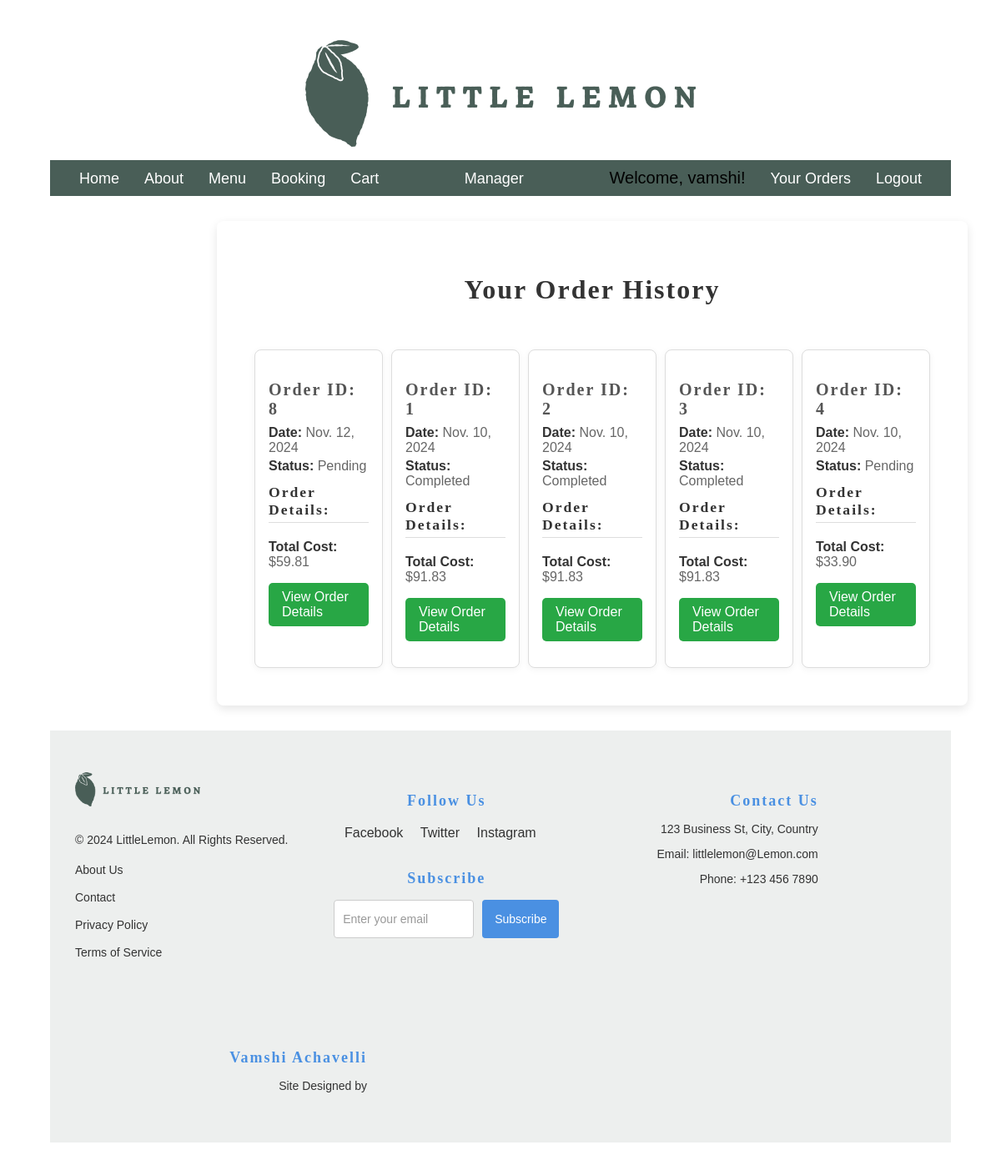
The app's page /order-history/ (signed in) with its own data.
### restaurant/models.py (models this page shows, shortened)
class Order(models.Model):
    user = models.ForeignKey(User, on_delete=models.CASCADE, related_name="orders")
    delivery_crew = models.ForeignKey(
        User, on_delete=models.SET_NULL, related_name="delivery_orders", null=True, blank=True
    )
    status = models.BooleanField(default=False, db_index=True)  # Consider using choices for more clarity
    total = models.DecimalField(max_digits=6, decimal_places=2, default=Decimal('0.00'))
    date = models.DateField(auto_now_add=True, db_index=True)  # Set date automatically on creation

### restaurant/views.py (the view)
# urls.py: path('order-history/', views.order_history, name='order_history'),
@login_required
def order_history(request):
    orders = Order.objects.filter(user=request.user).order_by('-date')  # Ordered by most recent
    return render(request, 'order_history.html', {'orders': orders})

### restaurant/templatetags/custom_filters.py (called while the page is built)
@register.filter
def is_in_group(user, group_name):
    return user.groups.filter(name=group_name).exists()

### templates/order_history.html (shortened to what this page needs)
{% extends 'base.html' %}
{% load static %}
{% block content %}
<section class="order-history-page">
  <h1>Your Order History</h1>
  {% if orders %}
  <div class="order-history-cards">
    {% for order in orders %}
    <div class="order-history-card">
      <div class="order-history-header">
        <h3>Order ID: {{ order.id }}</h3>
        <p><strong>Date:</strong> {{ order.date }}</p>
        <p class="status {% if order.status %}completed{% else %}pending{% endif %}">
          <strong>Status:</strong> {% if order.status %} Completed {% else %} Pending {% endif %}
        </p>
      </div>
      <div class="order-history-details">
        <h4>Order Details:</h4>
      </div>
      <div class="order-history-footer">
        <p><strong>Total Cost:</strong> ${{ order.total }}</p>
        <a href="{% url 'order_detail' order.id %}" class="order-details-button">View Order Details</a>
      </div>
    </div>
    {% endfor %}
  </div>
  {% else %}
  <p class="no-orders">You have no orders yet.</p>
  {% endif %}
</section>
{% endblock %}

### templates/base.html (shortened to what this page needs)
{% load static %}
{% load custom_filters %}
<!DOCTYPE html>
<html lang="en">
  <head>
    <link rel="stylesheet" href="{% static 'css/style.css' %}" />
  </head>
  <body>
    <header>
      <img src="{% static 'img/logo.png' %}" alt="Little Lemon Logo" />
      <nav>
        <div class="nav-container">
          <ul class="nav-left">
            {% if not request.session.manager_view %}
              <li><a href="{% url 'home' %}">Home</a></li>
              <li><a href="{% url 'about' %}">About</a></li>
              <li><a href="{% url 'menu' %}">Menu</a></li>
              <li><a href="{% url 'book_table' %}">Booking</a></li>
              <li><a href="{% url 'cart_detail' %}">Cart</a></li>
            {% endif %}
          </ul>
          <ul class="nav-center">
            {% if user.is_authenticated %}
              {% if user.is_superuser or user|is_in_group:"manager" %}
                {% if not request.session.manager_view %}
                  <li>
                    <a href="{% url 'manager_dashboard' %}" class="manager-link">Manager</a>
                  </li>
                {% endif %}
              {% endif %}
            {% endif %}
          </ul>
          <ul class="nav-right">
            {% if user.is_authenticated %}
              <li>Welcome, {{ user.username }}!</li>
              <li><a href="{% url 'order_history' %}">Your Orders</a></li>
              <li><a href="{% url 'Logout' %}">Logout</a></li>
            {% else %}
              <li><a href="{% url 'Login' %}">Login</a></li>
              <li><a href="{% url 'register' %}">Register</a></li>
            {% endif %}
          </ul>
        </div>
      </nav>
    </header>
    <main>
      {% block content %}{% endblock %}
    </main>
    <footer>
      <div class="footer-container">
        <div class="footer-left">
          <img src="{% static 'img/logo.png' %}" alt="Company Logo">
          <p>&copy; 2024 LittleLemon. All Rights Reserved.</p>
          <ul>
            <li><a href="/about">About Us</a></li>
            <li><a href="/">Contact</a></li>
            <li><a href="/menu/">Privacy Policy</a></li>
            <li><a href="/register">Terms of Service</a></li>
          </ul>
        </div>
        <div class="footer-center">
          <h4>Follow Us</h4>
          <ul class="social-media">
            <li><a href="https://facebook.com" target="_blank">Facebook</a></li>
            <li><a href="https://twitter.com" target="_blank">Twitter</a></li>
            <li><a href="https://instagram.com" target="_blank">Instagram</a></li>
          </ul>
          <h4>Subscribe</h4>
          <form>
            <input type="email" placeholder="Enter your email" />
            <button type="submit">Subscribe</button>
          </form>
        </div>
        <div class="footer-right">
          <h4>Contact Us</h4>
          <p>123 Business St, City, Country</p>
          <p>Email: littlelemon@Lemon.com</p>
          <p>Phone: +123 456 7890</p>
        </div>
      </div>
      <div class="footer-right">
        <h4><a href="https://designagency.com" target="_blank">Vamshi Achavelli</a></h4>
        <p>Site Designed by </p>
      </div>
    </footer>
  </body>
</html>

### records on screen
Order: id "8", date "Nov. 12, 2024", status "Pending", total "59.81"
Order: id "1", date "Nov. 10, 2024", status "Completed", total "91.83"
Order: id "2", date "Nov. 10, 2024", status "Completed", total "91.83"
Order: id "3", date "Nov. 10, 2024", status "Completed", total "91.83"
Order: id "4", date "Nov. 10, 2024", status "Pending", total "33.90"

### other values on screen
{{ user.username }} "vamshi"
